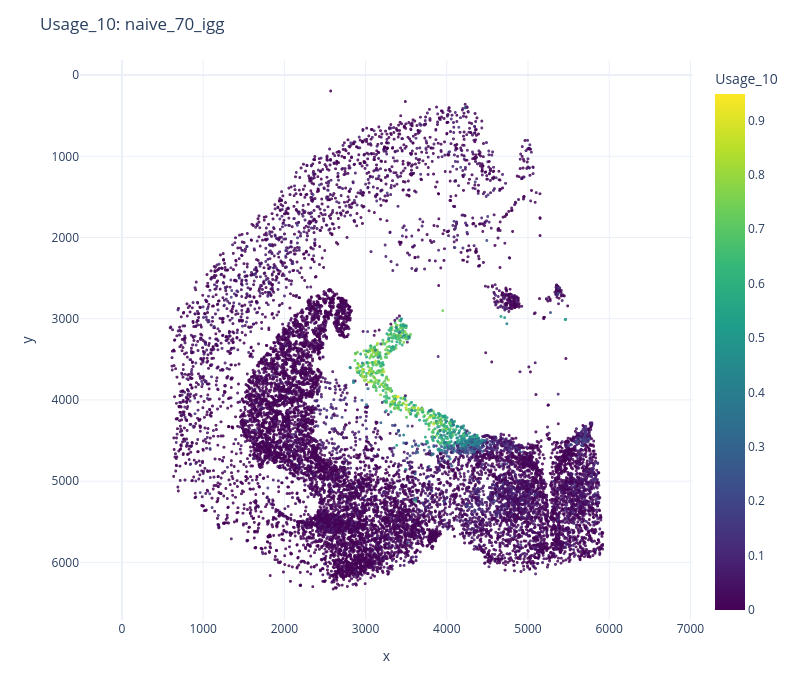

Source (notebook cell):
### Code cell
SAMPLE_KEY = config["cnmf"]["sample_key"]
SPATIAL_KEY = config["cnmf"]["spatial_key"]
SELECTED_SAMPLE = str(adata.obs[SAMPLE_KEY].astype(str).iloc[0])
SELECTED_SPATIAL_PROGRAM = SELECTED_PROGRAMS[0]
SELECTED_SPATIAL_PROGRAM = 'Usage_10'

plot_spatial_usage(
    adata,
    program=SELECTED_SPATIAL_PROGRAM,
    sample=SELECTED_SAMPLE,
    sample_key=SAMPLE_KEY,
    spatial_key=SPATIAL_KEY,
).show()

### Figure 1 — Plotly figure (JSON) as saved in the notebook; plotly's stock layout.template omitted (floating-point values rounded to 4 significant figures; data arrays with more than 128 entries replaced by an {"elided": "..."} marker saying what was removed)
{"data": [{"customdata": {"elided": "14208x1 str values"}, "hovertemplate": "x=%{x}<br>y=%{y}<br>cell_id=%{customdata[0]}<br>Usage_10=%{marker.color}<extra></extra>", "legendgroup": "", "marker": {"color": {"elided": "14208 float values"}, "coloraxis": "coloraxis", "opacity": 0.85, "size": 3, "symbol": "circle"}, "mode": "markers", "name": "", "showlegend": false, "type": "scattergl", "x": {"elided": "14208 float values"}, "xaxis": "x", "y": {"elided": "14208 float values"}, "yaxis": "y"}], "layout": {"coloraxis": {"autocolorscale": false, "colorbar": {"title": {"text": "Usage_10"}}, "colorscale": [[0, "#440154"], [0.1111, "#482878"], [0.2222, "#3e4989"], [0.3333, "#31688e"], [0.4444, "#26828e"], [0.5556, "#1f9e89"], [0.6667, "#35b779"], [0.7778, "#6ece58"], [0.8889, "#b5de2b"], [1, "#fde725"]]}, "height": 700, "legend": {"tracegroupgap": 0}, "margin": {"t": 60}, "title": {"text": "Usage_10: naive_70_igg"}, "width": 800, "xaxis": {"anchor": "y", "domain": [0, 1], "title": {"text": "x"}}, "yaxis": {"anchor": "x", "autorange": "reversed", "domain": [0, 1], "scaleanchor": "x", "scaleratio": 1, "title": {"text": "y"}}}}
